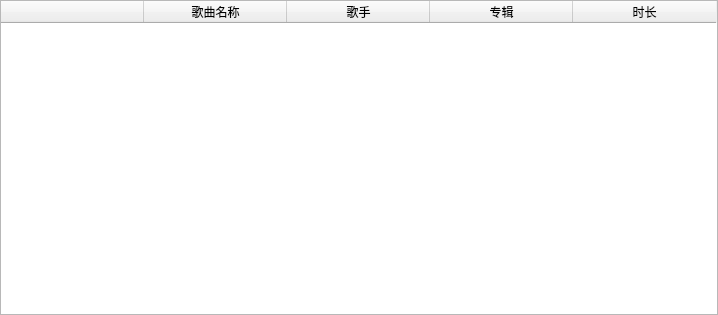
<?xml version="1.0" encoding="UTF-8"?>
<ui version="4.0">
 <class>LocalMusicWidget</class>
 <widget class="QWidget" name="LocalMusicWidget">
  <property name="geometry">
   <rect>
    <x>0</x>
    <y>0</y>
    <width>718</width>
    <height>315</height>
   </rect>
  </property>
  <property name="minimumSize">
   <size>
    <width>718</width>
    <height>315</height>
   </size>
  </property>
  <property name="maximumSize">
   <size>
    <width>718</width>
    <height>315</height>
   </size>
  </property>
  <property name="windowTitle">
   <string>Form</string>
  </property>
  <layout class="QVBoxLayout" name="verticalLayout">
   <property name="spacing">
    <number>0</number>
   </property>
   <property name="leftMargin">
    <number>0</number>
   </property>
   <property name="topMargin">
    <number>0</number>
   </property>
   <property name="rightMargin">
    <number>0</number>
   </property>
   <property name="bottomMargin">
    <number>0</number>
   </property>
   <item>
    <widget class="QTableWidget" name="tableWidget">
     <property name="showGrid">
      <bool>false</bool>
     </property>
     <attribute name="horizontalHeaderDefaultSectionSize">
      <number>143</number>
     </attribute>
     <attribute name="verticalHeaderVisible">
      <bool>false</bool>
     </attribute>
     <column>
      <property name="text">
       <string/>
      </property>
     </column>
     <column>
      <property name="text">
       <string>歌曲名称</string>
      </property>
     </column>
     <column>
      <property name="text">
       <string>歌手</string>
      </property>
     </column>
     <column>
      <property name="text">
       <string>专辑</string>
      </property>
     </column>
     <column>
      <property name="text">
       <string>时长</string>
      </property>
     </column>
    </widget>
   </item>
  </layout>
 </widget>
 <resources/>
 <connections/>
</ui>
